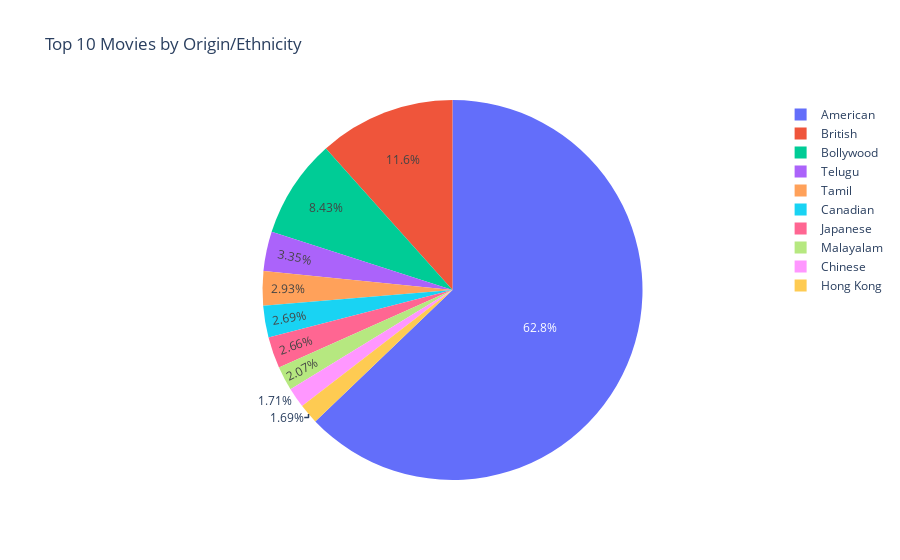

Notebook code cell kept with this figure:
### Code cell
# Top 10 countries has film production

top_ethnicity = df['Origin/Ethnicity'].value_counts().nlargest(10).reset_index()
top_ethnicity.columns = ['Origin/Ethnicity', 'Count']

px.pie(top_ethnicity, names='Origin/Ethnicity', values='Count', title='Top 10 Movies by Origin/Ethnicity').show()

### Figure 1 — Plotly figure (JSON) as saved in the notebook; plotly's stock layout.template omitted (floating-point values rounded to 4 significant figures)
{"data": [{"domain": {"x": [0, 1], "y": [0, 1]}, "hovertemplate": "Origin/Ethnicity=%{label}<br>Count=%{value}<extra></extra>", "labels": ["American", "British", "Bollywood", "Telugu", "Tamil", "Canadian", "Japanese", "Malayalam", "Chinese", "Hong Kong"], "legendgroup": "", "name": "", "showlegend": true, "type": "pie", "values": [16607, 3069, 2228, 886, 773, 712, 704, 547, 453, 447]}], "layout": {"legend": {"tracegroupgap": 0}, "title": {"text": "Top 10 Movies by Origin/Ethnicity"}}}
